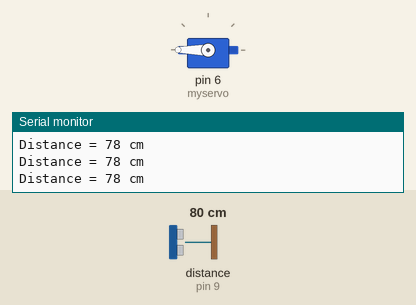
The sketch below on a simulated Arduino Uno, built with avr-gcc and run on an emulated ATmega328P. Parts: servo, the last lines printed to the serial monitor. Wiring (inferred from the names in the program): ultrasonic range finder: trigger pin 8; echo pin 9. The test bench sets the inputs (shaded band); at power-on: distance to the obstacle (sensor on pin 9) 80 cm. The echo pulse lasts 58.3 µs per cm.

Above: at 1.2 s.
1.3 s: distance to the obstacle (sensor on pin 9) set to 2 cm
At 1.7 s:
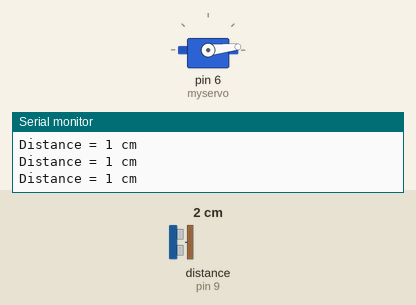
2.8 s: distance to the obstacle (sensor on pin 9) set to 9 cm
At 3.2 s:
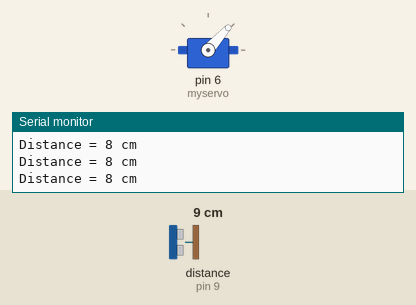
4.3 s: distance to the obstacle (sensor on pin 9) set to 18 cm
At 4.6 s:
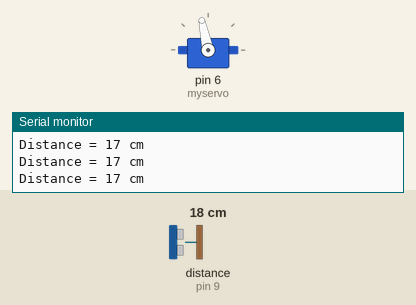
5.8 s: distance to the obstacle (sensor on pin 9) set to 250 cm
At 7.0 s:
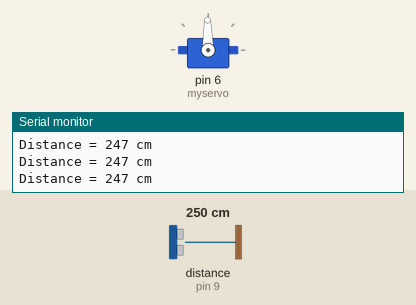
7.3 s: distance to the obstacle (sensor on pin 9) set to 35 cm
At 7.9 s:
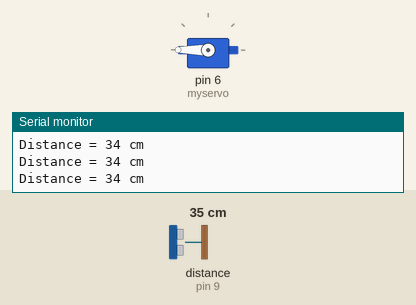
Timing chart, 0 to 9.8 s (numbered marks = the images above; inputs shaded):
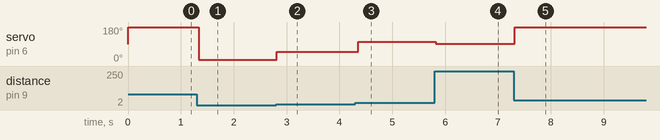

Measured:
- after the input at 1.3 s, servo on pin 6 (myservo): 180° → 6° at once
- after the input at 2.8 s, servo on pin 6 (myservo): 6° → 48° at once
- after the input at 4.3 s, servo on pin 6 (myservo): 48° → 102° after 0.05 s
- after the input at 5.8 s, servo on pin 6 (myservo): 102° → 91° at once
- after the input at 7.3 s, servo on pin 6 (myservo): 91° → 180° at once

The sketch:

Servo_Motor_and_HC-SR04.ino
```cpp
/* Example code for HC-SR04 ultrasonic distance sensor with Arduino.
   No library required. More info: https://www.makerguides.com */
#include <Servo.h>

// Define Trig and Echo pin:
#define trigPin 8
#define echoPin 9

Servo myservo;

// Define variables:
long duration;
int distance;
int angle;

void setup() {
  // Define inputs and outputs:
  pinMode(trigPin, OUTPUT);
  pinMode(echoPin, INPUT);
  myservo.attach(6);

  //Begin Serial communication at a baudrate of 9600:
  Serial.begin(9600);
}

void loop() {
  // Clear the trigPin by setting it LOW:
  digitalWrite(trigPin, LOW);
  delayMicroseconds(5);

  // Trigger the sensor by setting the trigPin high for 10 microseconds:
  digitalWrite(trigPin, HIGH);
  delayMicroseconds(10);
  digitalWrite(trigPin, LOW);

  // Read the echoPin, pulseIn() returns the duration (length of the pulse) in microseconds:
  duration = pulseIn(echoPin, HIGH);
  // Calculate the distance:
  distance = duration * 0.034 / 2;

  // Print the distance on the Serial Monitor (Ctrl+Shift+M):
  Serial.print("Distance = ");
  Serial.print(distance);
  Serial.println(" cm");

  angle = map(distance, 0, 30, 0, 180);     // scale it for use with the servo (value between 0 and 180)
  myservo.write(angle);

  delay(50);
}
```
